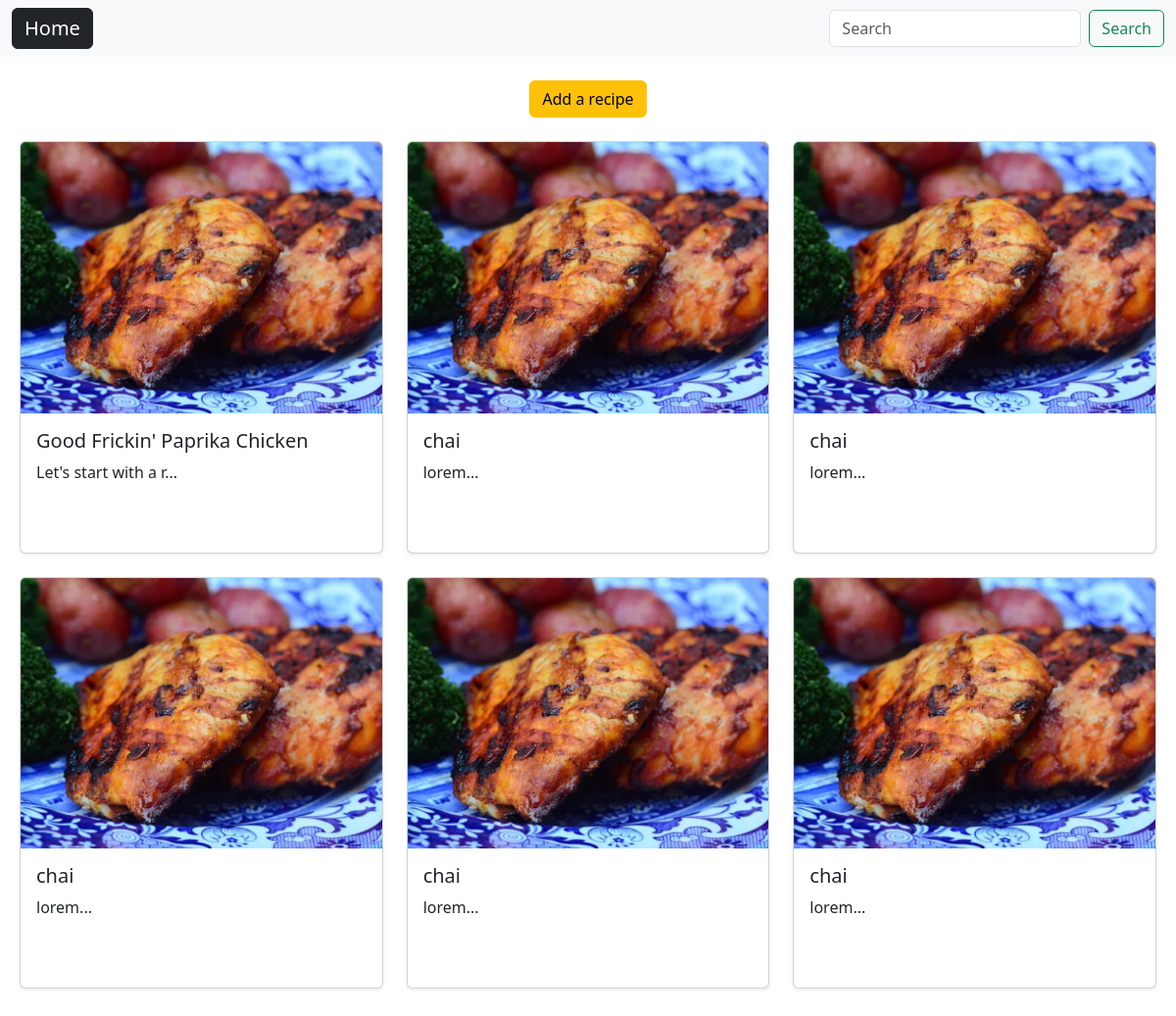
Before: / with the older database file.
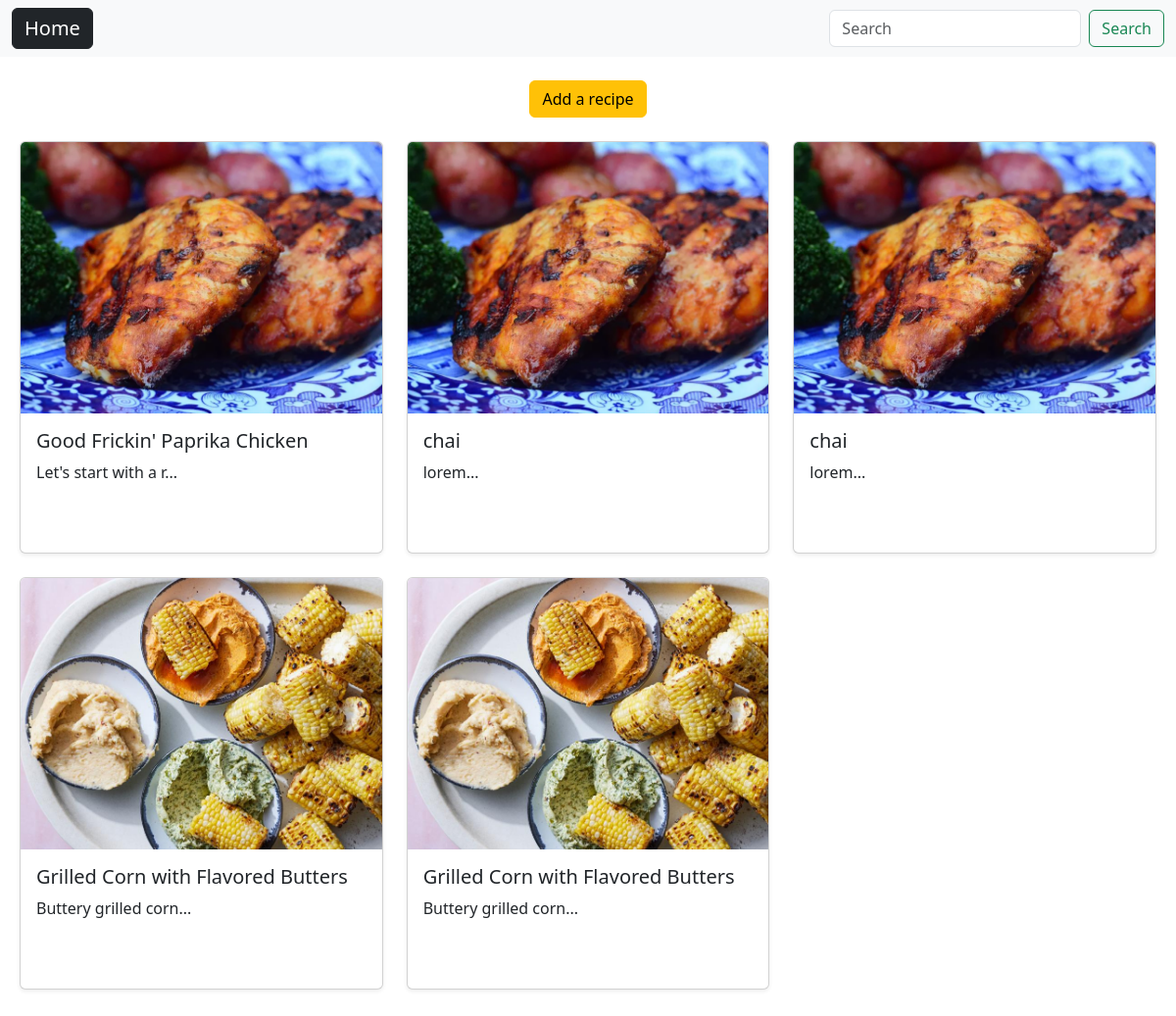
After: the same page with the newer database file.
### recipe_app/models.py (models this page shows, shortened)
class Recipe(models.Model):
    recipe_name = models.CharField(max_length=100)
    recipe = models.TextField(max_length=500)
    recipe_image = models.ImageField(upload_to='recipe_images/',null=True,blank=True)
    created_at = models.DateTimeField(auto_now_add=True)
    updated_at = models.DateTimeField(auto_now=True)

### recipe_app/views.py (the view)
# urls.py: path('',views.home, name='home'),
def home(request):
    recipes = Recipe.objects.all()
    return render(request,'recipe_app/home.html',{'recipes':recipes})

### recipe_app/templates/recipe_app/home.html (shortened to what this page needs)
{% extends "layout.html" %}
{% block content %}
    <div class="d-flex justify-content-center align-items-center mt-4">
        <a class="btn btn-warning" href="{% url "add_recipe" %}">Add a recipe</a>
    </div>
    <div class="row mt-4 mx-2 my-2">
        {% for recipe in recipes %}
        <div class="col-md-4">
            <div class="card mb-4 shadow-sm position-relative">
                {% if recipe.recipe_image %}
                <img src="{{ recipe.recipe_image.url }}" class="card-img-top" alt="{{ recipe.recipe_name }}">
                {% endif %}
                <div class="card-body">
                    <h5 class="card-title">{{ recipe.recipe_name }}</h5>
                    <p class="card-text">{{ recipe.recipe|slice:":20" }}...</p>
                </div>
            </div>
        </div>
        {% endfor %}
    </div>
{% endblock %}

### templates/layout.html (shortened to what this page needs)
{% load static %}
<!DOCTYPE html>
<html lang="en">
<head>
    <link href="https://cdn.jsdelivr.net/npm/bootstrap@5.3.3/dist/css/bootstrap.min.css" rel="stylesheet">
  </head>
</head>
<body>
    <nav class="navbar navbar-expand-lg bg-body-tertiary">
        <div class="container-fluid">
          <a class="navbar-brand btn btn-dark text-white" href="{% url "home" %}">Home</a>
          <div class="collapse navbar-collapse" id="navbarSupportedContent">
            <form class="d-flex ms-auto" role="search" action = "{% url "search" %}" method = "get">
              <input class="form-control me-2" type="search" placeholder="Search" aria-label="Search" name = "search">
              <button class="btn btn-outline-success" type="submit">Search</button>
            </form>
          </div>
        </div>
      </nav>
      {% block content %}
      {% endblock %}
</body>
</html>

Changed rows visible on the page:
removed Recipe: recipe_image (picture), recipe_name "chai", recipe "lorem"
removed Recipe: recipe_image (picture), recipe_name "chai", recipe "lorem"
removed Recipe: recipe_image (picture), recipe_name "chai", recipe "lorem"
added Recipe: recipe_image (picture), recipe_name "Grilled Corn with Flavored Butters", recipe "Buttery grilled corn"
added Recipe: recipe_image (picture), recipe_name "Grilled Corn with Flavored Butters", recipe "Buttery grilled corn"
